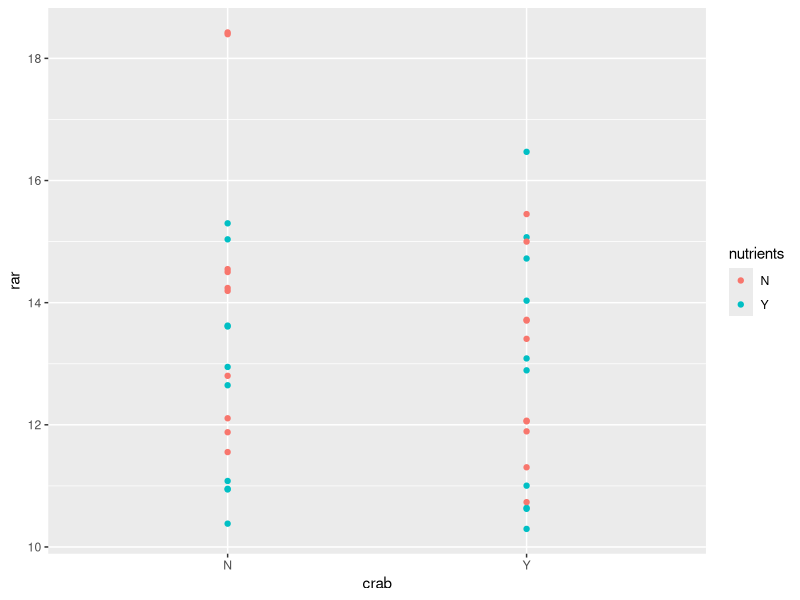
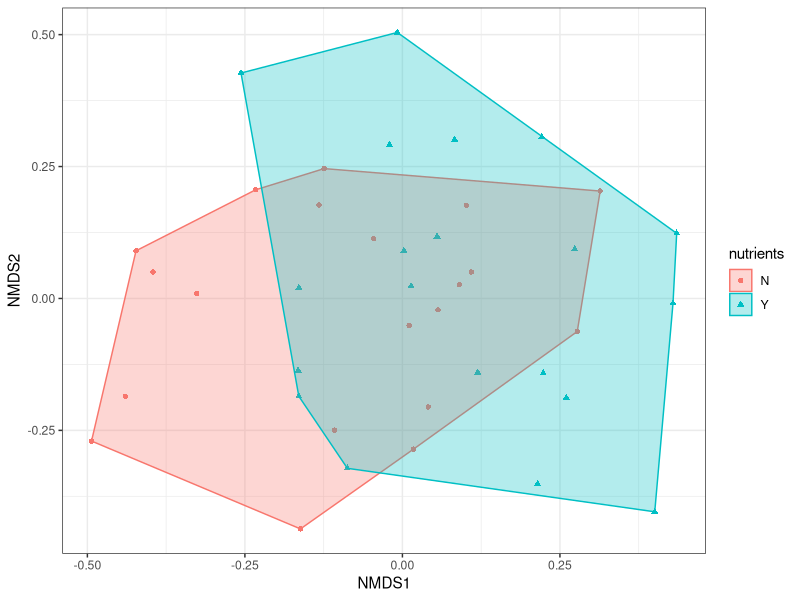
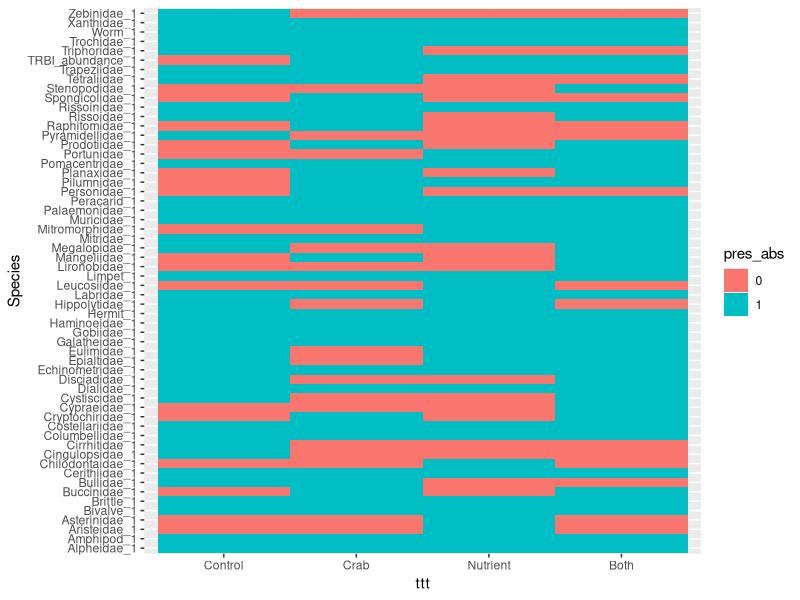

The R script that drew these images, in order:
library(tidyverse)
library(vegan)


x=read.csv("data/spp_mat_fam_all.csv")
ttt<-x$Treatment
crab<-x$Crab
nutrients<-x$Nutrients

x_orig<-x[,-c(1:7)]

abun=rowSums(x_orig)
richness=specnumber(x_orig)
rar=rarefy(x_orig,min(rowSums(x_orig)))

m1<-glm(rar~crab*nutrients,family="quasipoisson")
summary(m1)

rardf<-data.frame(rar,ttt,nutrients,crab)

rardf %>% 
  group_by(ttt) %>% 
  summarise(ttt = mean(rar)) -> rar3

#maybe some eividence that crabs affect rarefied richness

ggplot(rardf,aes(x=crab,y=rar,colour=nutrients))+
  geom_point()
 

#beta jac
beta_j=vegdist(x_orig,method="jaccard",binary=T)

adonis2(x_orig~crab+nutrients,method="jaccard")

###nmds on bray curtis dissimilarity matrix
mds_out<-metaMDS(x_orig,distance="jaccard",binary=T)
data.scores <- as.data.frame(scores(mds_out)$sites)  

df<-data.frame(data.scores,crab,nutrients,ttt)

hull_ttt <- df %>%
  group_by(nutrients) %>%
  slice(chull(NMDS1,NMDS2))


ggplot()+
  geom_point(data=df,aes(x=NMDS1,y=NMDS2,group=nutrients,colour=nutrients,pch=nutrients))+
  geom_polygon(data=hull_ttt,aes(x=NMDS1,y=NMDS2,fill=nutrients,colour=nutrients,group=nutrients),alpha=0.30) + # add the convex hulls
  theme_bw()

x_orig2<-data.frame(x_orig,ttt)

comp_tile<-x_orig2%>%
  group_by(ttt)%>%
  summarise(across(everything(), list(mean)))

comp_tile2 <- gather(comp_tile, Species, Abundance, 2:59)

comp_tile2$pres_abs<-as.factor(ifelse(comp_tile2$Abundance>0,1,0))

comp_tile2$ttt<-factor(comp_tile2$ttt,levels=c("Control","Crab","Nutrient","Both")) #reorder levels


ggplot(data=comp_tile2,aes(x=ttt,y=Species,fill=pres_abs))+
  geom_tile()
